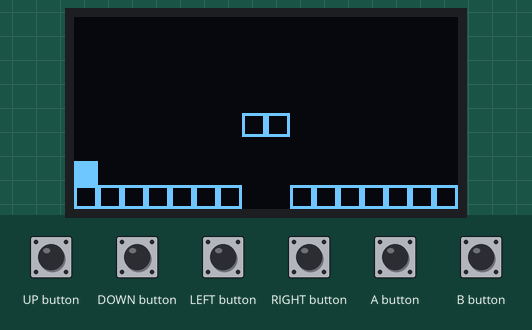
Recording of a sketch running on a simulated Arduboy, built with avr-gcc and run on an emulated ATmega32U4. Shown: 128×64 one-colour display. The inputs (shaded band) are chosen by the test bench.

Above: at 1.2 s.
1.3 s: LEFT button pressed for 0.15 s
At 2.0 s:
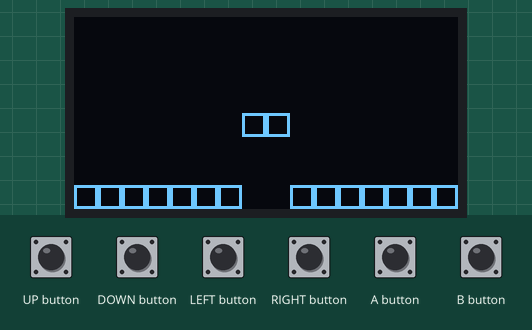
2.9 s: RIGHT button pressed for 1 s
At 4.9 s:
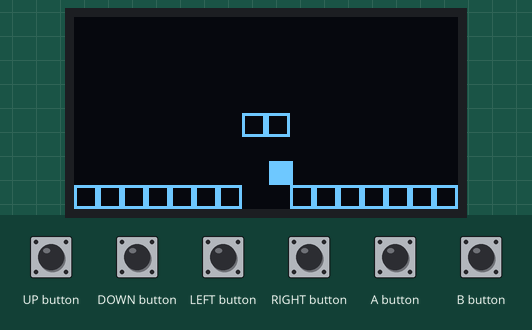
5.4 s: LEFT button pressed for 1 s
At 5.56 s:
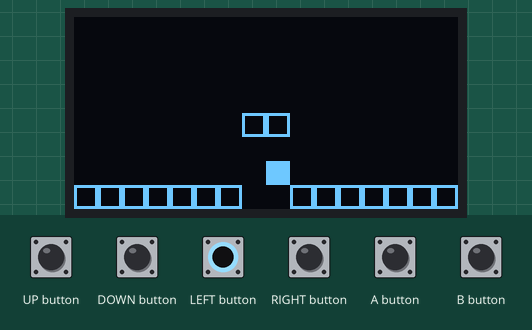
7.9 s: RIGHT button pressed for 0.15 s
At 8.5 s:
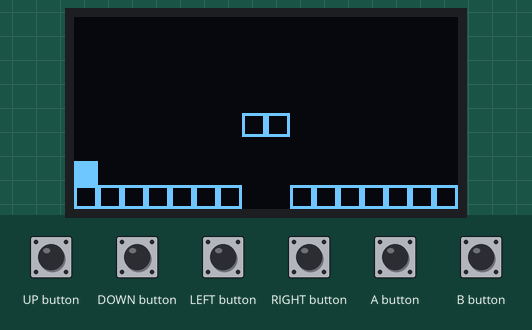
9.5 s: B button pressed for 0.15 s
At 10.8 s:
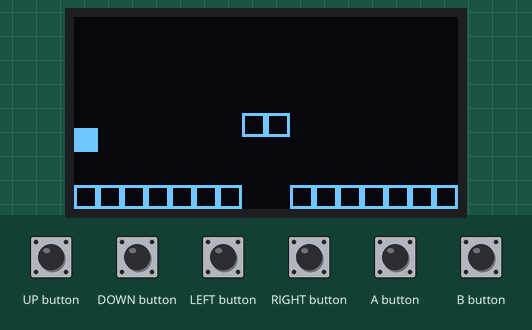
11.1 s: B button pressed for 1 s
At 12.4 s:
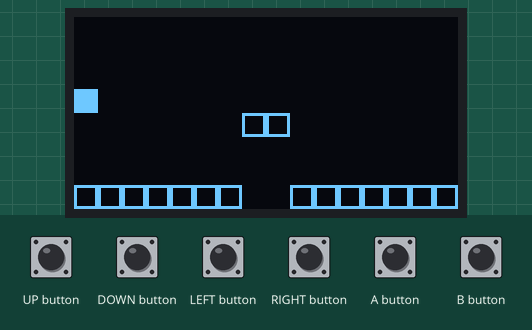
Timing chart, 0 to 14.1 s (numbered marks = the images above; inputs shaded):
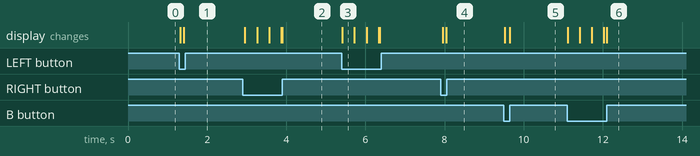

Measured:
- after the input at 1.3 s, the display: first changes at once (image 1 shows a later state)
- after the input at 2.9 s, the display: first changes after 0.06 s (image 2 shows a later state)
- after the input at 5.4 s, the display: changes at once (image 3)
- after the input at 7.9 s, the display: first changes after 0.05 s (image 4 shows a later state)
- after the input at 9.5 s, the display: first changes at once (image 5 shows a later state)
- after the input at 11.1 s, the display: first changes at once (image 6 shows a later state)

The sketch:

app.ino
```cpp
#include <Arduboy2.h>
Arduboy2 arduboy;

const float MOVEMENT_RATE = 0.50;
const int JUMP_INCREASE = 32;
bool b_pressed = false;

PROGMEM const uint8_t player[] = {
    0xFF, 0xFF, 0xFF, 0xFF,
    0xFF, 0xFF, 0xFF, 0XFF,
};

PROGMEM const uint8_t block[] = {
    0xFF, 0x81, 0x81, 0x81,
    0x81, 0x81, 0x81, 0xFF,
};

struct player_state {
    float xPos;
    float yPos;
    float jumpBase;
    bool jumping :1;
};

player_state p1 = { 0.0, 48.0, 48.0, false };

bool isOverSurface(void);
int surfaceHeight(int);

void setup()
{
    arduboy.begin();
    arduboy.clear();
}

void loop()
{
    arduboy.clear();

    if (arduboy.pressed(LEFT_BUTTON)) {
        p1.xPos -= MOVEMENT_RATE;
    }
    if (arduboy.pressed(RIGHT_BUTTON)) {
        p1.xPos += MOVEMENT_RATE;
    }

    for(int i = 0; i < 128; i += 8) {
        if (i >= 56 && i <= 71) continue;
        arduboy.drawBitmap(i, 56, block, 8, 8, WHITE);
    }

    for(int i = 0; i < 2; i++) {
        int platformX = 56;
        int platformY = 32;
        arduboy.drawBitmap(platformX + (8 * i), platformY, block, 8, 8, WHITE);
    }

    if (arduboy.pressed(B_BUTTON)) {
        if(p1.jumping) {
            if (p1.jumpBase - JUMP_INCREASE >= p1.yPos) {
                p1.jumping = false;
            } else {
                p1.yPos -= MOVEMENT_RATE;
            }
        } else {
            if(surfaceHeight(p1.xPos) == p1.yPos + 8) {
                p1.jumping = true;
            }
        }
    }

    if (isOverSurface() && ((surfaceHeight(p1.xPos) > p1.yPos + 8))) {
        if (!p1.jumping) {
            p1.yPos += MOVEMENT_RATE;
        }
    }

    arduboy.drawBitmap(p1.xPos, p1.yPos, player, 8, 8, WHITE);

    arduboy.display();
}

bool isOverSurface(void)
{
    // this is specific to the game since we know the layout
    if (((p1.xPos <= 56 || p1.xPos >= 72 || p1.xPos + 8 >= 72)) && (p1.yPos + 8) <= 56) return true;
    if ((p1.xPos > 56 || p1.xPos < 72) && p1.yPos < 24) return true;
    return false;
}

int surfaceHeight(int horizontal)
{
    if (horizontal <= 56 || horizontal >= 72) return 56;
    return 32;
}
```
